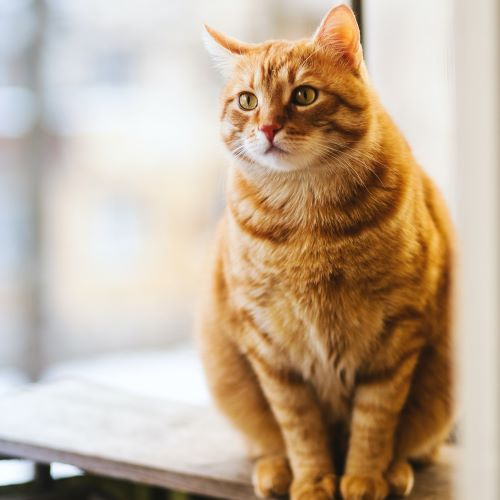
#> input picture practice/cat.jpg, 500 x 500 px
$ python threshold.py
#> lines starting #> are read from the running program, lines starting #| are printed output that depends on the picture; after the words box and inside, x2 and y2 are one past the last pixel; in counts of white or black regions, pixels touching at a corner belong together
import cv2 as cv

img=cv.imread('cat.jpg')
#> img is the input picture: shape (500, 500, 3); mean B, G, R 151.1, 173.1, 193.6
gray=cv.cvtColor(img,cv.COLOR_RGB2GRAY)
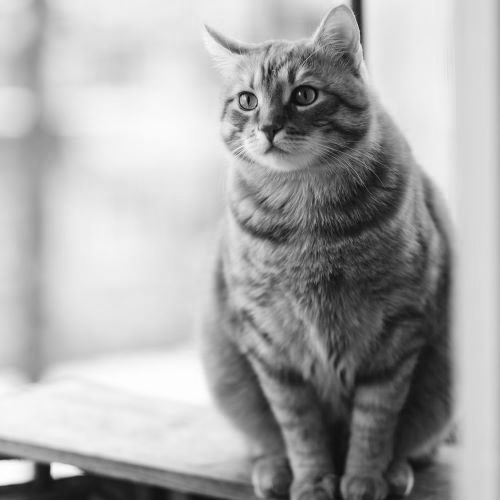
#> gray: shape (500, 500); min 8, max 254, mean 168.8
# simple threshold
# threshold_val=150    thresh=binary_img
# by default maxValue=255 -> value assigned to pixels greater than 150
threshold_val,thresh=cv.threshold(img,150,255,cv.THRESH_BINARY_INV)
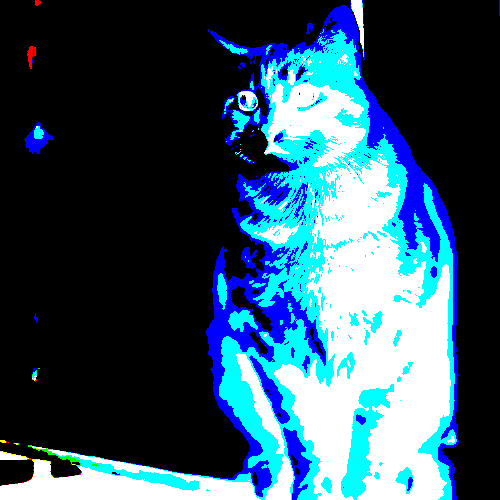
#> thresh: shape (500, 500, 3); mean B, G, R 100.5, 80.6, 49.1
cv.imshow('threshold image',thresh)

#Adaptive threshold -> don't have to give manual threshold value
#                      instead comp optimizes the value by itself
adaptive_thresh=cv.adaptiveThreshold(gray,255,cv.ADAPTIVE_THRESH_MEAN_C,cv.THRESH_BINARY,11,3)
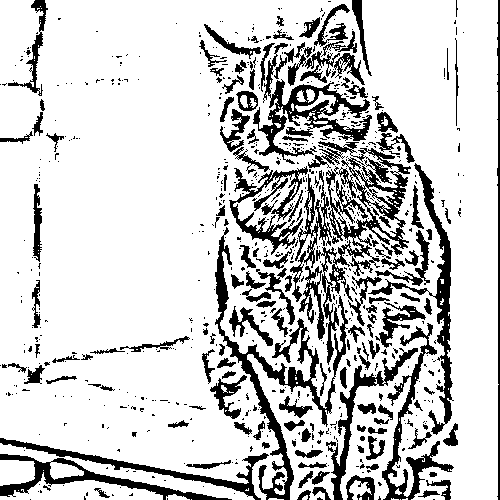
#> adaptive_thresh: shape (500, 500); 80.4% white; 688 black regions (540 under 20 px), largest, box (x1, y1, x2, y2) and area: (308, 141, 411, 365) 5197, (215, 227, 348, 500) 4685, (253, 43, 372, 164) 3319
cv.imshow('Adaptive thresh',adaptive_thresh)

cv.waitKey(0)

$ run again, with practice/nature.jpg copied over practice/cat.jpg
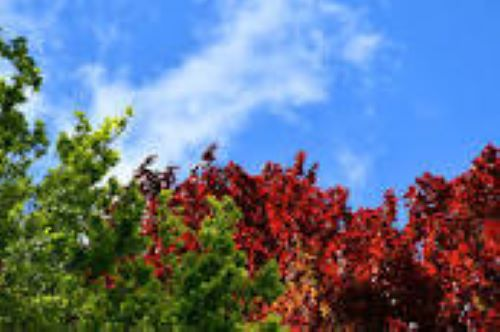
#> input picture practice/nature.jpg, 500 x 332 px
#> img is the input picture: shape (332, 500, 3); mean B, G, R 137.6, 115.3, 100.6
#> `threshold_val,thresh=cv.threshold(img,150,255,cv.THRESH_BINARY_INV)`:
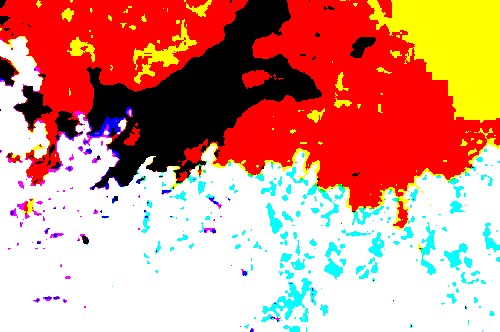
#> thresh: shape (332, 500, 3); mean B, G, R 129.2, 147.9, 214.1
#> `adaptive_thresh=cv.adaptiveThreshold(gray,255,cv.ADAPTIVE_THRESH_MEAN_..`:
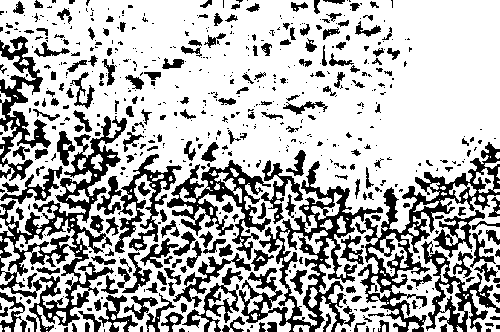
#> adaptive_thresh: shape (332, 500); 70.1% white; 620 black regions (404 under 20 px), largest, box (x1, y1, x2, y2) and area: (0, 116, 127, 332) 6883, (239, 161, 383, 332) 5775, (358, 142, 500, 332) 5349
